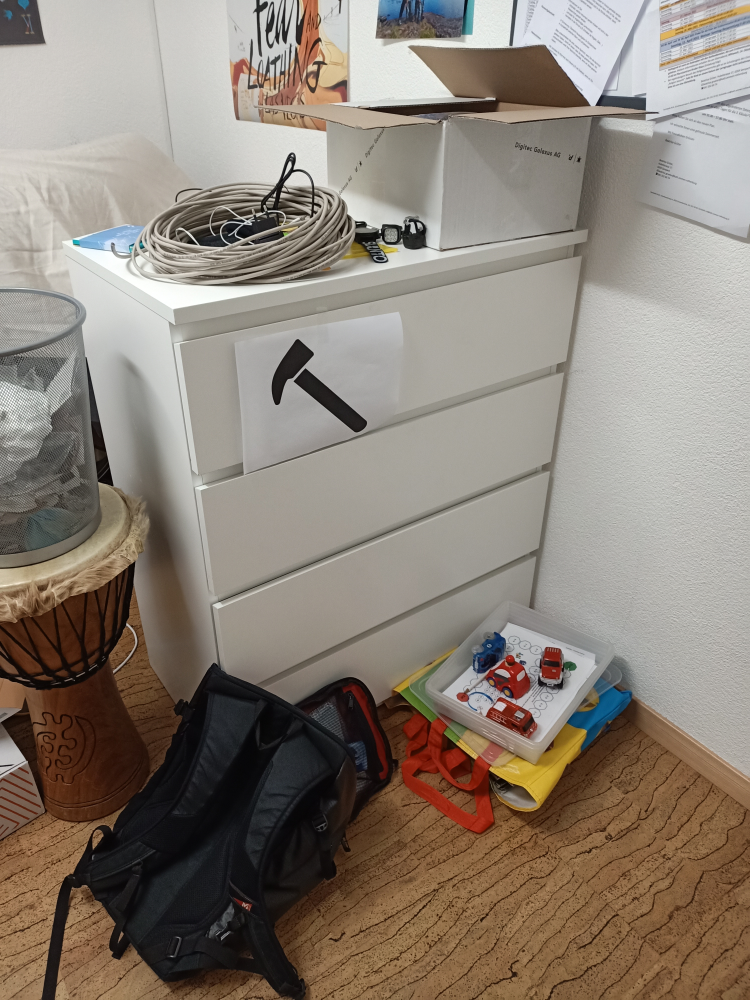
#> input picture it_pren1/verifikation/img-compare/find/hammer_office.jpg, 3000 x 4000 px, found by its file name (shown at 1/4 size)
$ jupyter execute --allow-errors StructuralComparing.ipynb
#> lines starting #> are read from the running program, lines starting #| are printed output that depends on the picture
#> `from_picam = cv2.cvtColor(cv2.resize(cv2.imread('img-compare/find/hamm..`:
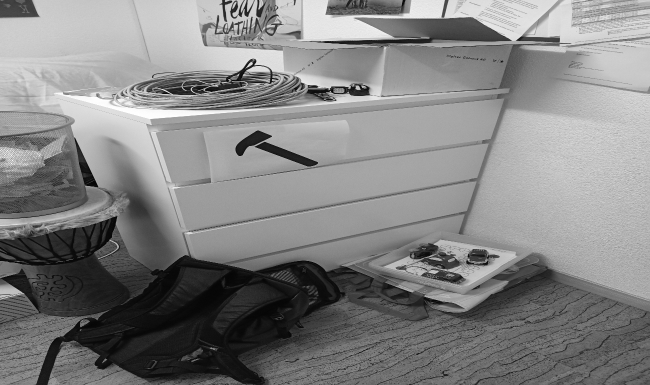
#> from_picam: shape (770, 1300) (shown at 1/2 size); min 0, max 255, mean 131
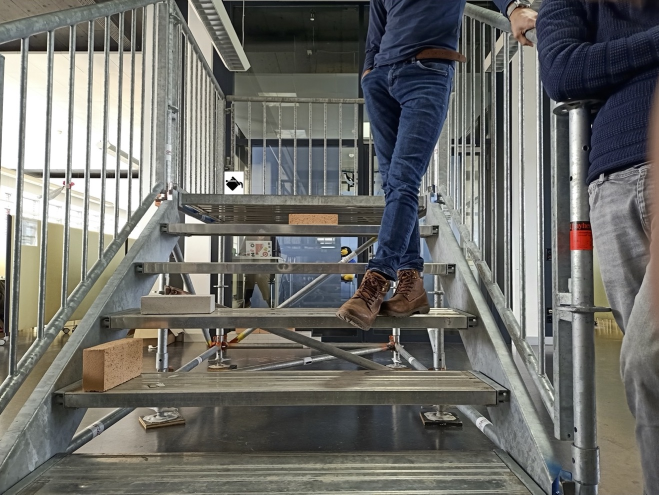
#> input picture it_pren1/verifikation/img-compare/find/paint_bucket_stair.jpg, 1318 x 989 px, found by its file name (shown at 1/2 size)
#> `from_picam2 = cv2.cvtColor(cv2.resize(cv2.imread('img-compare/find/pai..`:
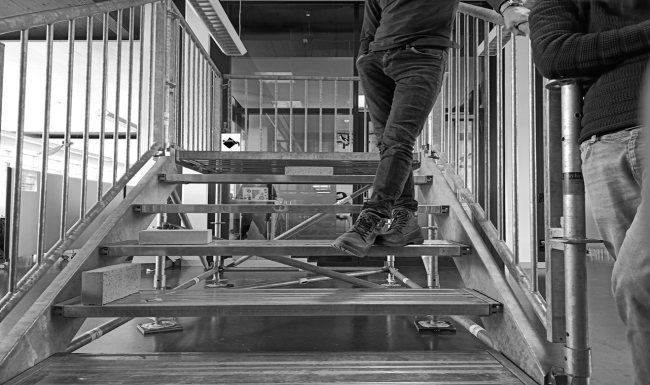
#> from_picam2: shape (770, 1300) (shown at 1/2 size); min 0, max 255, mean 110.1
[cell 1]
import skimage
from skimage import metrics
import cv2
import matplotlib as mpl
from matplotlib import pyplot as plt

# definition of initial pictogram names and desired size
pictogram_names = ["Hammer", "PaintBucket", "Screwdriver", "Wrap"]
dsize = (1300, 770)


# load, resize and convert initial pictograms to grayscale
def load_images():
    pictogram_loaded = []
    for name in pictogram_names:
        image = cv2.imread('img-compare/' + name + '.jpg')
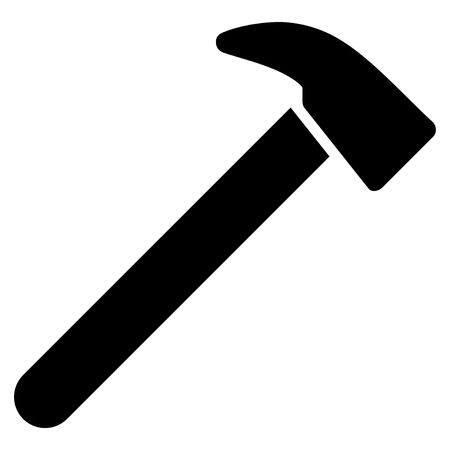
#> input picture it_pren1/verifikation/img-compare/Hammer.jpg, 450 x 450 px
#> image is the input picture: shape (450, 450, 3); min 0, max 255, mean 204.2
        image_resized = cv2.resize(image, dsize)
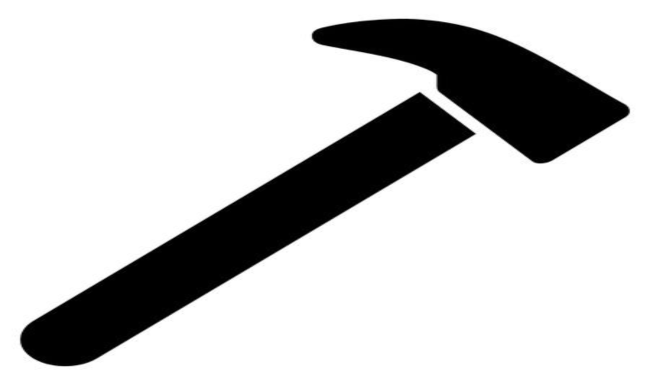
#> image_resized: shape (770, 1300, 3) (shown at 1/2 size); min 0, max 255, mean 204.2
        image_gray = cv2.cvtColor(image_resized, cv2.COLOR_BGR2GRAY)
        pictogram_loaded.append((image_gray, name))
    return pictogram_loaded


# ToDo resize image from camera
# compare pictogram and return most similar
def compare_pictograms(pictogram_from_camera):
    pictograms = load_images()
    most_similar_image = None
    highest_ssim = 0

    for pictogram in pictograms:
        score = skimage.metrics.structural_similarity(pictogram[0], pictogram_from_camera)
        print("SSIM: " + str(score) + " - " + pictogram[1])
        if score > highest_ssim:
            highest_ssim = score
            most_similar_image = pictogram

    return most_similar_image


#> (the rest of this cell did not finish here and is left out)
